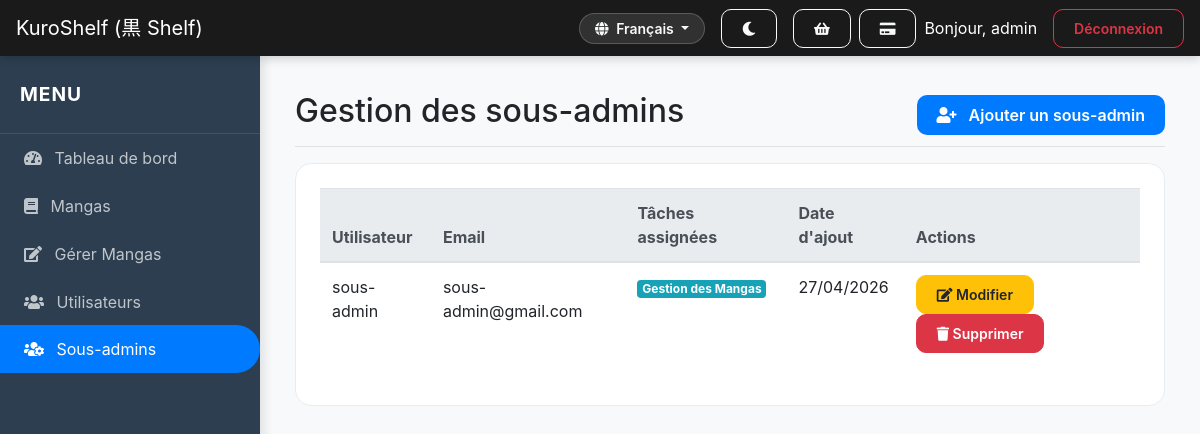
Before: /fr/management/subadmins/ (signed in) with the older database file.
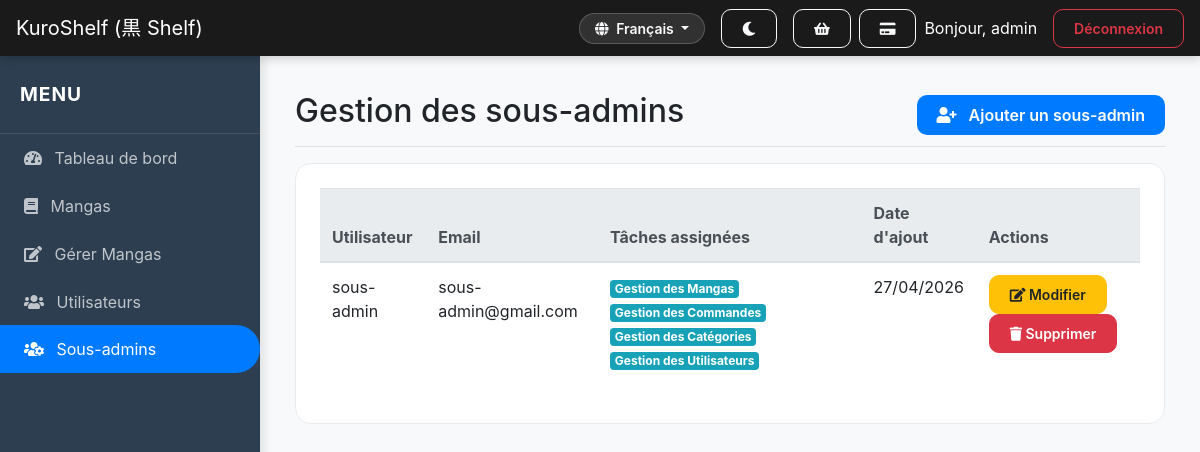
After: the same page with the newer database file.
### store/models.py (models this page shows, shortened)
class User(AbstractUser):
    is_subadmin = models.BooleanField(default=False)
    rental_strikes = models.PositiveIntegerField(default=0)
    is_suspended = models.BooleanField(default=False)
    is_deleted = models.BooleanField(default=False)
    card_number = models.CharField(max_length=16, blank=True, null=True)
    card_expiry = models.CharField(max_length=5, blank=True, null=True) # MM/YY
    card_cvv = models.CharField(max_length=3, blank=True, null=True)
    reset_code = models.CharField(max_length=6, blank=True, null=True)
    reset_code_expires = models.DateTimeField(blank=True, null=True)

class SubAdminTask(models.Model):
    user = models.ForeignKey(User, on_delete=models.CASCADE, related_name='subadmin_tasks')
    task = models.ForeignKey(Task, on_delete=models.CASCADE)
    assigned_at = models.DateTimeField(auto_now_add=True)
    class Meta:
        unique_together = ('user', 'task')

class Task(models.Model):
    name = models.CharField(max_length=100)
    description = models.TextField()

### store/views.py (the view)
# urls.py: path('management/subadmins/', views.manage_subadmins, name='manage_subadmins'),
@user_passes_test(lambda u: u.is_superuser)
def manage_subadmins(request):
    subadmins = User.objects.filter(is_subadmin=True)
    return render(request, 'store/manage_subadmins.html', {'subadmins': subadmins})

### store/templates/store/manage_subadmins.html (shortened to what this page needs)
{% extends 'store/base.html' %}
{% block content %}
<div class="d-flex justify-content-between flex-wrap flex-md-nowrap align-items-center pt-3 pb-2 mb-3 border-bottom">
    <h1 class="h2">Gestion des sous-admins</h1>
    <a href="{% url 'add_subadmin' %}" class="btn btn-primary">
        <i class="fas fa-user-plus mr-2"></i> Ajouter un sous-admin
    </a>
</div>
<div class="card p-4">
    <div class="table-responsive">
        <table class="table table-hover">
            <thead class="thead-light">
                <tr>
                    <th>Utilisateur</th>
                    <th>Email</th>
                    <th>Tâches assignées</th>
                    <th>Date d'ajout</th>
                    <th>Actions</th>
                </tr>
            </thead>
            <tbody>
                {% for sub in subadmins %}
                <tr>
                    <td>{{ sub.username }}</td>
                    <td>{{ sub.email }}</td>
                    <td>
                        {% for subtask in sub.subadmin_tasks.all %}
                            <span class="badge badge-info">{{ subtask.task.name }}</span>
                        {% empty %}
                            <span class="text-muted">Aucune tâche</span>
                        {% endfor %}
                    </td>
                    <td>{{ sub.date_joined|date:"d/m/Y" }}</td>
                    <td>
                        <a href="{% url 'edit_subadmin' sub.id %}" class="btn btn-warning btn-sm">
                            <i class="fas fa-edit"></i> Modifier
                        </a>
                        <a href="{% url 'delete_subadmin' sub.id %}" class="btn btn-danger btn-sm" onclick="return confirm('Êtes-vous sûr ?')">
                            <i class="fas fa-trash"></i> Supprimer
                        </a>
                    </td>
                </tr>
                {% empty %}
                <tr>
                    <td colspan="5" class="text-center">Aucun sous-admin trouvé.</td>
                </tr>
                {% endfor %}
            </tbody>
        </table>
    </div>
</div>
{% endblock %}

Changed rows visible on the page:
added SubAdminTask: task.name "Gestion des Commandes", shown under User "sous-admin"
added SubAdminTask: task.name "Gestion des Catégories", shown under User "sous-admin"
added SubAdminTask: task.name "Gestion des Utilisateurs", shown under User "sous-admin"
